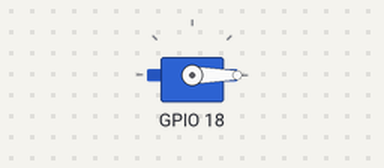
Simulated run of this program. Board: Raspberry Pi (BCM pin numbers). On the bench: servo. Servo angles are drawn from the pulse width (0.5 ms = 0°, 2.5 ms = 180°); what the program prints to the terminal is not drawn. At 3.9 s the program stops and its outputs stay as they are.

Above: at 0.15 s.
Timing chart, 0 to 5.1 s (numbered marks = the images above):
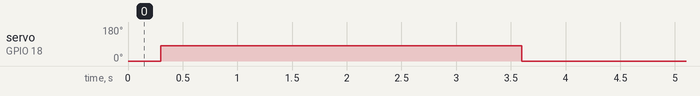

Measured:
- by itself, servo on GPIO 18: 0° → 81° at 0.30 s, → 0° 3.3 s later

The program:

gate_controller.py
```python
import RPi.GPIO as GPIO
import time

class GateController:
    def __init__(self, config):
        self.config = config
        self.servo_pin = config.get('servo', {}).get('pin', 18)
        self.open_angle = config.get('servo', {}).get('open_angle', 90)
        self.close_angle = config.get('servo', {}).get('close_angle', 0)
        self.open_time = config.get('gate', {}).get('open_time', 3)

        # Setup GPIO
        GPIO.setmode(GPIO.BCM)
        GPIO.setup(self.servo_pin, GPIO.OUT)

        # Setup PWM for servo
        self.pwm = GPIO.PWM(self.servo_pin, 50)  # 50Hz frequency
        self.pwm.start(0)

        # Start med lukket bom
        self.set_angle(self.close_angle)
        print(" Gate controller initialiseret - bom lukket")

    def set_angle(self, angle):
        """Sæt servo vinkel (0-180 grader)"""
        duty = angle / 18 + 2
        GPIO.output(self.servo_pin, True)
        self.pwm.ChangeDutyCycle(duty)
        time.sleep(0.3)  # Vent på at servo når position
        GPIO.output(self.servo_pin, False)
        self.pwm.ChangeDutyCycle(0)


    def open_gate(self):
        """Åbn bom i den angivne tid"""
        print(" Åbner bom...")
        self.set_angle(self.open_angle)
        time.sleep(self.open_time)
        self.close_gate()

    def close_gate(self):
        """Luk bom"""
        print(" Lukker bom...")
        self.set_angle(self.close_angle)

    def cleanup(self):
        """Ryd op"""
        self.pwm.stop()
        GPIO.cleanup()
        print(" Gate controller ryddet op")

# Test kode
if __name__ == "__main__":
    config = {
        'servo': {
            'pin': 18,
            'open_angle': 90,
            'close_angle': 0
        },
        'gate': {
            'open_time': 3
        }
    }

    gate = GateController(config)

    try:
        print("Testing gate...")
        gate.open_gate()
    except KeyboardInterrupt:
        pass
    finally:
        gate.cleanup()
```
